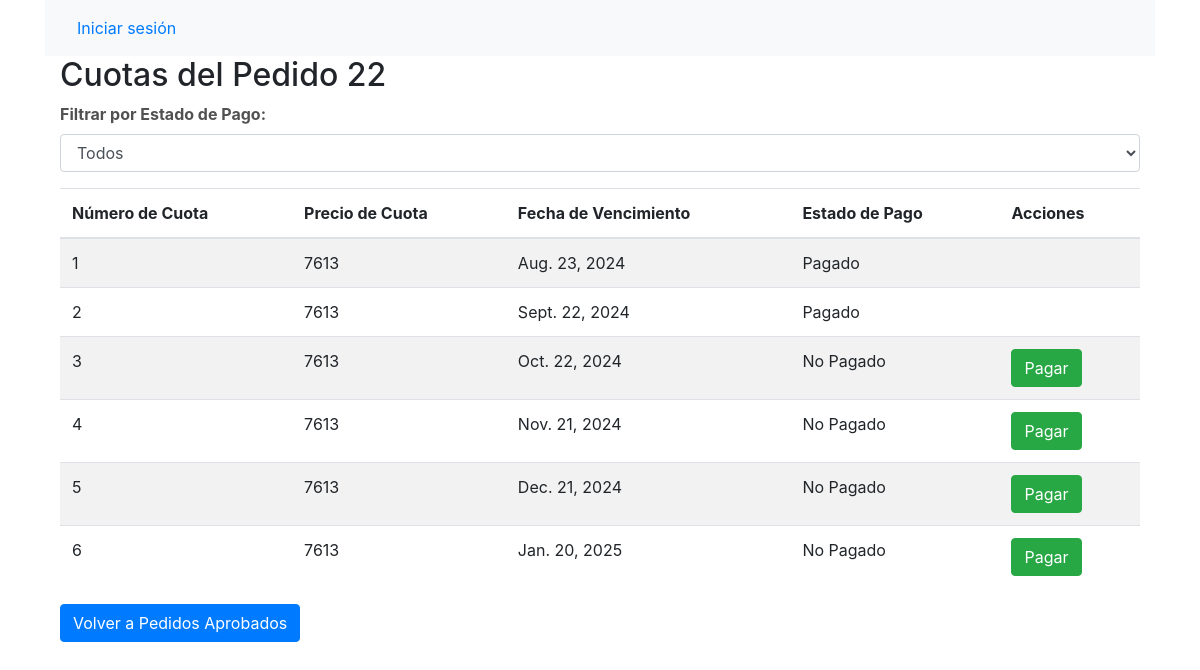
Screenshot of /vercuotas/22/ with the database file from the repository.
### web_elect/models.py (models this page shows)
class cuotas(models.Model):
    numero_cuota = models.IntegerField()
    precio_cuota = models.IntegerField()
    fecha_vencimiento = models.DateField(null=True, blank=True)
    estado_pago = models.CharField(max_length=2)
    pedido = models.ForeignKey(pedidos, on_delete=models.RESTRICT)

### web_elect/cuotas.py (the view)
# urls.py: path('vercuotas/<int:pedido_id>/', cuotas.vercuotas, name='vercuotas'),
def vercuotas(request, pedido_id):
    estado_pago = request.GET.get('estado_pago', '')
    if estado_pago:
        cuotas_list = cuotas.objects.filter(pedido_id=pedido_id, estado_pago=estado_pago)
    else:
        cuotas_list = cuotas.objects.filter(pedido_id=pedido_id)
    contexto = {
        'pedido': pedido_id,
        'cuotas_list': cuotas_list
    }
    return render(request, 'cuotas.html', contexto)

### web_elect/templates/cuotas.html (shortened to what this page needs)
{% extends "base.html" %}
{% block content %}
<div class="container" style="background-color: white">
    <h2>Cuotas del Pedido {{ pedido }}</h2>
    <form id="filter-form">
        <div class="form-group">
            <label for="estado_pago">Filtrar por Estado de Pago:</label>
            <select id="estado_pago" name="estado_pago" class="form-control">
                <option value="">Todos</option>
            </select>
        </div>
    </form>
    <table class="table table-striped">
        <thead>
            <tr>
                <th>Número de Cuota</th>
                <th>Precio de Cuota</th>
                <th>Fecha de Vencimiento</th>
                <th>Estado de Pago</th>
                <th>Acciones</th>
            </tr>
        </thead>
        <tbody>
            {% for cuota in cuotas_list %}
            <tr>
                <td>{{ cuota.numero_cuota }}</td>
                <td>{{ cuota.precio_cuota }}</td>
                <td>{{ cuota.fecha_vencimiento }}</td>
                <td>
                    {% if cuota.estado_pago == '0' or cuota.estado_pago == 'NP' %}
                        No Pagado
                    {% elif cuota.estado_pago == '1' %}
                        Pagado
                    {% endif %}
                </td>
                <td>
                    {% if cuota.estado_pago == '0' or cuota.estado_pago == 'NP' %}
                        <button onclick="confirmarPago({{ cuota.id }})" class="btn btn-success">Pagar</button>
                    {% endif %}
                </td>
            </tr>
            {% endfor %}
        </tbody>
    </table>
    <a href="{% url 'veraprobadosfecha' %}" class="btn btn-primary">Volver a Pedidos Aprobados</a>
</div>
{% endblock %}

### web_elect/static/css/styles.css (style rules this page uses)
.form-group label { color: rgb(81, 81, 81); font-weight: bold; }

### rows the page displays
cuotas: numero_cuota "1", precio_cuota "7613", fecha_vencimiento "Aug. 23, 2024", estado_pago "Pagado"
cuotas: numero_cuota "2", precio_cuota "7613", fecha_vencimiento "Sept. 22, 2024", estado_pago "Pagado"
cuotas: numero_cuota "3", precio_cuota "7613", fecha_vencimiento "Oct. 22, 2024", estado_pago "No Pagado"
cuotas: numero_cuota "4", precio_cuota "7613", fecha_vencimiento "Nov. 21, 2024", estado_pago "No Pagado"
cuotas: numero_cuota "5", precio_cuota "7613", fecha_vencimiento "Dec. 21, 2024", estado_pago "No Pagado"
cuotas: numero_cuota "6", precio_cuota "7613", fecha_vencimiento "Jan. 20, 2025", estado_pago "No Pagado"

### other values shown
{{ pedido }} "22"
